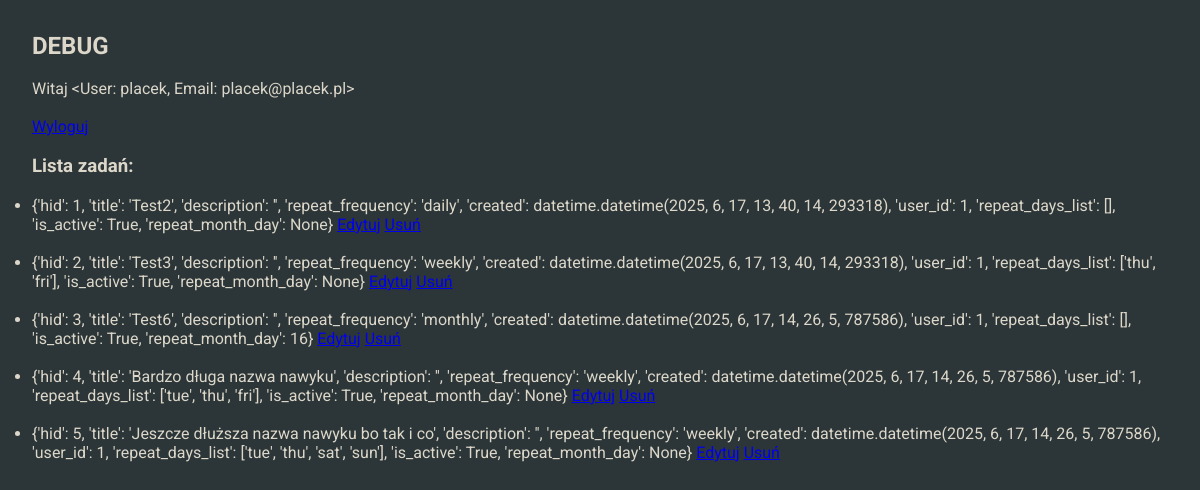
/debug (signed in), run on an earlier commit of the app's database.
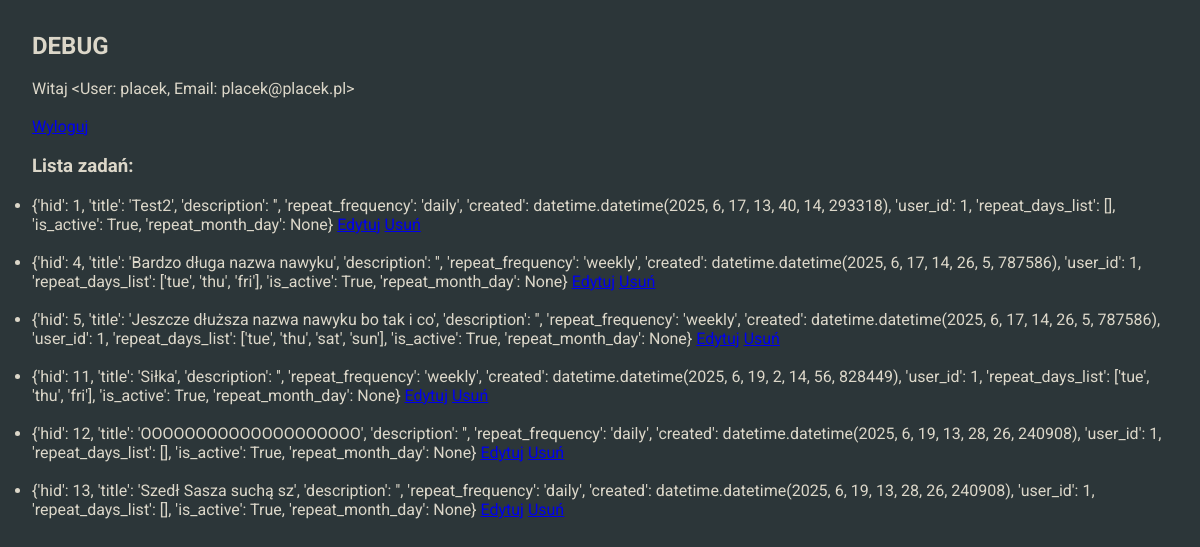
And on a later commit of the database.
### habitcakesapp/blueprints/userbase/models.py (models this page shows, shortened)
class User(db.Model, UserMixin):
    __tablename__ = 'users'
    uid = db.Column(db.Integer, primary_key=True)
    username = db.Column(db.String, nullable=False)
    password = db.Column(db.String, nullable=False)
    email = db.Column(db.String, nullable=False)
    role = db.Column(db.String,default='user', nullable=False)
    habits = db.relationship('Habit', back_populates='user')
    def __repr__(self):
        return f'<User: {self.username}, Email: {self.email}>'

### habitcakesapp/blueprints/habits/models.py (models this page shows, shortened)
class Habit(db.Model):
    __tablename__ = 'habits'
    hid = db.Column(db.Integer, primary_key=True)
    title = db.Column(db.String, nullable=False)
    description = db.Column(db.String, nullable=True)
    repeat_frequency = db.Column(db.String, nullable=True)
    repeat_day = db.Column(db.String, nullable=True)
    created = db.Column(db.DateTime, default=datetime.now(), nullable=False)
    is_active = db.Column(db.Boolean, default=True, nullable=False)
    repeat_month_day = db.Column(db.Integer,nullable=True)
    user_id = db.Column(db.Integer, db.ForeignKey('users.uid'), nullable=False, index=True)
    user = db.relationship('User', back_populates='habits')
    completions = db.relationship('HabitCompletion', backref='habit', cascade="all, delete-orphan")

### habitcakesapp/blueprints/core/routes.py (the view)
@core.route('/debug')
@login_required
def debug():
    user_habits = current_user.habits
    processed_habits = []
    for habit in user_habits:
        habit_dict = {
            'hid': habit.hid,
            'title': habit.title,
            'description': habit.description,
            'repeat_frequency': habit.repeat_frequency,
            'created': habit.created,
            'user_id': habit.user_id,
            'repeat_days_list': habit.repeat_day.split('.') if habit.repeat_day else [],
            'is_active': habit.is_active,
            'repeat_month_day': habit.repeat_month_day
        }
        processed_habits.append(habit_dict)
    return render_template('core/debug.html', habits=processed_habits)

### habitcakesapp/blueprints/core/templates/core/debug.html (shortened to what this page needs)
{% extends "base.html" %}
{% block content %}
    <main>
        <section class="section-padding">
            <h2>DEBUG</h2><br>
            <p>Witaj {{ current_user }}</p><br>
            <a href="{{ url_for('userbase.logout') }}">Wyloguj</a><br><br>
            <h3>Lista zadań:</h3><br>
            <ul>
                {% for habit in habits %}
                <li>{{ habit }} <a href="{{ url_for('habits.edit_habit', habit_id=habit['hid']) }}">Edytuj</a>
                    <a href="{{ url_for('habits.delete', habit_id=habit['hid']) }}">Usuń</a>
                </li><br>
                {% endfor %}
            </ul>
        </section>
    </main>
{% endblock %}

### habitcakesapp/templates/base.html (shortened to what this page needs)
<!DOCTYPE html>
<html lang="pl">
<head>
    <link rel="stylesheet" href="{{ url_for('static', filename='styles.css') }}">
</head>
<body>
    {% block content %}{% endblock %}
</body>
</html>

### habitcakesapp/static/styles.css (style rules this page uses)
html { box-sizing: border-box; scroll-behavior: smooth; }
*, *::before, *::after { box-sizing: inherit; margin: 0; padding: 0; }
body { font-family: "Roboto", sans-serif; color: #DCD7C9; background-color: #2C3639; min-height: 100vh; }
.section-padding { padding: 2rem 2rem; }

What changed in the data, as far as the page shows it:
removed Habit: habit "{'hid': 2, 'title': 'Test3', 'description': '', 'repeat_frequency': 'weekly', 'created': datetime.datetime(2025, 6, 17, 13, 40, 14, 293318), 'user_id': 1, 'repeat_days_list': ['thu', 'fri'], 'is_active': True, 'repeat_month_day': None}"
removed Habit: habit "{'hid': 3, 'title': 'Test6', 'description': '', 'repeat_frequency': 'monthly', 'created': datetime.datetime(2025, 6, 17, 14, 26, 5, 787586), 'user_id': 1, 'repeat_days_list': [], 'is_active': True, 'repeat_month_day': 16}"
added Habit: habit "{'hid': 11, 'title': 'Siłka', 'description': '', 'repeat_frequency': 'weekly', 'created': datetime.datetime(2025, 6, 19, 2, 14, 56, 828449), 'user_id': 1, 'repeat_days_list': ['tue', 'thu', 'fri'], 'is_active': True, 'repeat_month_day': None}"
added Habit: habit "{'hid': 12, 'title': 'OOOOOOOOOOOOOOOOOOOO', 'description': '', 'repeat_frequency': 'daily', 'created': datetime.datetime(2025, 6, 19, 13, 28, 26, 240908), 'user_id': 1, 'repeat_days_list': [], 'is_active': True, 'repeat_month_day': None}"
added Habit: habit "{'hid': 13, 'title': 'Szedł Sasza suchą sz', 'description': '', 'repeat_frequency': 'daily', 'created': datetime.datetime(2025, 6, 19, 13, 28, 26, 240908), 'user_id': 1, 'repeat_days_list': [], 'is_active': True, 'repeat_month_day': None}"
